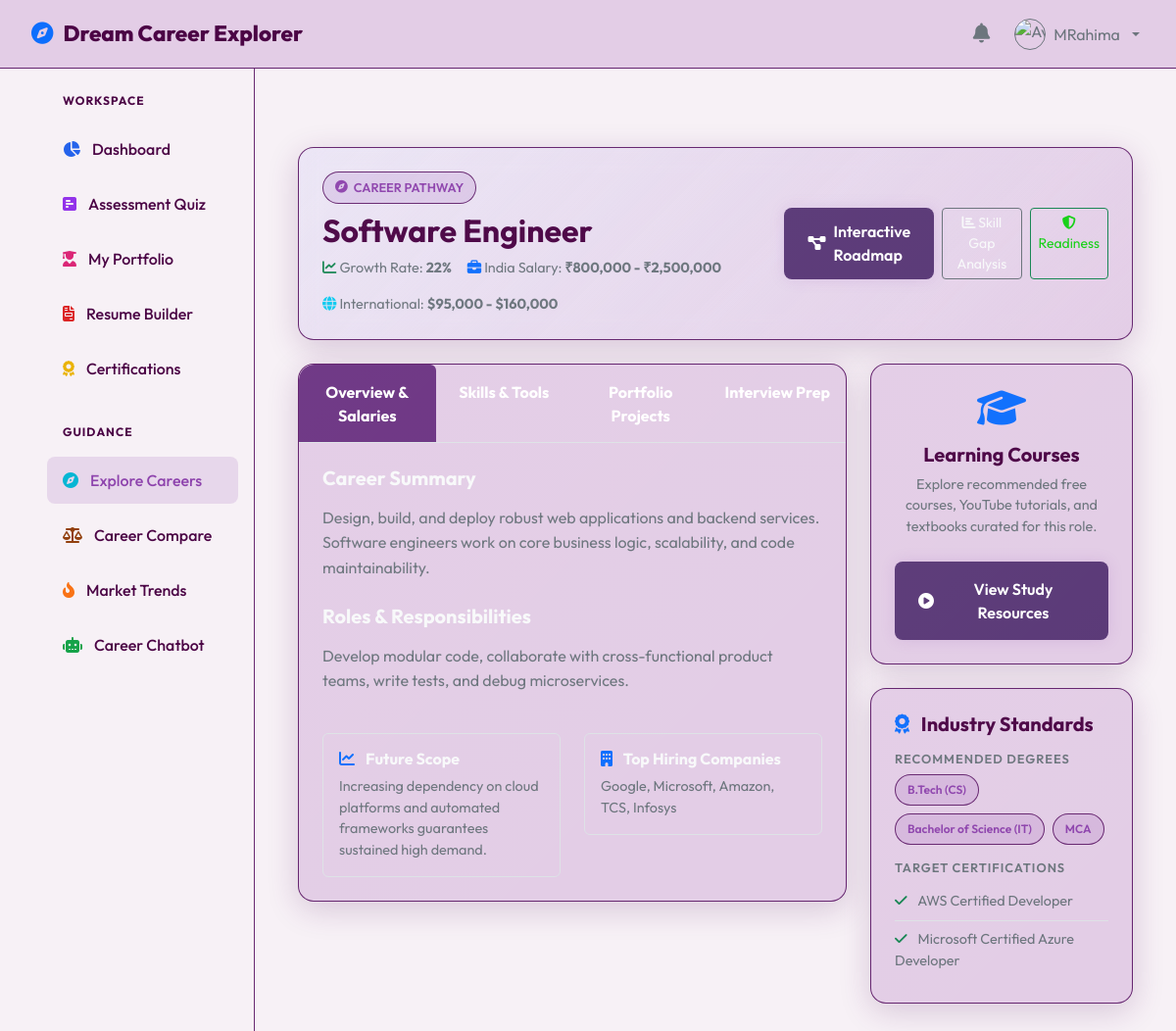
The app's page /careers/1 (signed in) with its own data.
### app/models.py (models this page shows, shortened)
class User(db.Model):
    __tablename__ = 'users'
    id = db.Column(db.Integer, primary_key=True)
    username = db.Column(db.String(50), unique=True, nullable=False)
    email = db.Column(db.String(100), unique=True, nullable=False)
    password_hash = db.Column(db.String(256), nullable=False)
    full_name = db.Column(db.String(100), nullable=False)
    role = db.Column(db.Enum('student', 'admin', name='user_roles'), default='student', nullable=False)
    profile_pic = db.Column(db.String(256), default='default.png')
    department = db.Column(db.String(100), nullable=True)
    qualification = db.Column(db.String(100), nullable=True)
    created_at = db.Column(db.DateTime, default=datetime.utcnow)
    portfolio = db.relationship('Portfolio', backref='user', uselist=False, cascade="all, delete-orphan")
    skills = db.relationship('StudentSkill', backref='user', cascade="all, delete-orphan")
    certificates = db.relationship('Certificate', backref='user', cascade="all, delete-orphan")
    projects = db.relationship('Project', backref='user', cascade="all, delete-orphan")
    quiz_results = db.relationship('QuizResult', backref='user', cascade="all, delete-orphan")
    progress = db.relationship('LearningProgress', backref='user', cascade="all, delete-orphan")
    notifications = db.relationship('Notification', backref='user', cascade="all, delete-orphan")

class Career(db.Model):
    __tablename__ = 'careers'
    id = db.Column(db.Integer, primary_key=True)
    title = db.Column(db.String(100), unique=True, nullable=False)
    overview = db.Column(db.Text, nullable=False)
    responsibilities = db.Column(db.Text, nullable=False)
    average_salary_in = db.Column(db.String(50), nullable=False)  # e.g. "₹8,000,000"
    average_salary_intl = db.Column(db.String(50), nullable=False)  # e.g. "$110,000"
    future_scope = db.Column(db.Text, nullable=False)
    growth_rate = db.Column(db.String(20), nullable=False)  # e.g. "22%"
    top_companies = db.Column(db.Text, nullable=False)  # Comma-separated (Google, Microsoft)
    required_certifications = db.Column(db.Text, nullable=True)
    required_degrees = db.Column(db.Text, nullable=True)
    portfolio_projects = db.Column(db.Text, nullable=True)  # JSON-string array of projects
    interview_tips = db.Column(db.Text, nullable=True)
    video_url = db.Column(db.String(256), nullable=True)
    success_story = db.Column(db.Text, nullable=True)
    skills_required = db.relationship('CareerSkill', backref='career', cascade="all, delete-orphan")
    courses = db.relationship('Course', backref='career', cascade="all, delete-orphan")
    roadmap_stages = db.relationship('Roadmap', backref='career', cascade="all, delete-orphan")
    def get_portfolio_projects(self):
        try:
            return json.loads(self.portfolio_projects) if self.portfolio_projects else []
        except:
            return []

### app/blueprints/main/routes.py (the view)
@main_bp.route('/careers/<int:career_id>')
def career_detail(career_id):
    career = db.session.get(Career, career_id)
    if not career:
        flash("Career profile not found.", "warning")
        return redirect(url_for('main.careers'))
    related = Career.query.filter(Career.id != career_id).limit(3).all()
    companies_list = [comp.strip() for comp in career.top_companies.split(',') if comp.strip()]
    certs_list = [cert.strip() for cert in (career.required_certifications or "").split(';') if cert.strip()]
    degrees_list = [deg.strip() for deg in (career.required_degrees or "").split(';') if deg.strip()]
    return render_template(
        'student/career_details.html',
        career=career,
        related=related,
        companies=companies_list,
        certifications=certs_list,
        degrees=degrees_list
    )

### app/templates/student/career_details.html (shortened to what this page needs)
{% extends "base.html" %}
{% block content %}
<div class="container py-4">
    <div class="row mb-4" data-aos="fade-down">
        <div class="col-12">
            <div class="glass-card" style="background: linear-gradient(135deg, rgba(99, 102, 241, 0.08) 0%, var(--bg-card) 100%);">
                <div class="d-flex flex-column flex-md-row justify-content-between align-items-md-center gap-3">
                    <div>
                        <span class="badge-custom badge-tech text-uppercase mb-2"><i class="fa-solid fa-compass"></i> Career Pathway</span>
                        <h2 class="fw-bold mb-1">{{ career.title }}</h2>
                        <div class="d-flex flex-wrap gap-3 mt-2 text-secondary" style="font-size: 0.9rem;">
                            <span><i class="fa-solid fa-chart-line text-success"></i> Growth Rate: <strong>{{ career.growth_rate }}</strong></span>
                            <span><i class="fa-solid fa-briefcase text-primary"></i> India Salary: <strong>{{ career.average_salary_in }}</strong></span>
                            <span><i class="fa-solid fa-globe text-info"></i> International: <strong>{{ career.average_salary_intl }}</strong></span>
                        </div>
                    </div>
                    <div class="d-flex gap-2">
                        <a href="{{ url_for('student.roadmap', career_id=career.id) }}" class="glow-btn btn-sm"><i class="fa-solid fa-diagram-project"></i> Interactive Roadmap</a>
                        <a href="{{ url_for('student.skill_gap', career_id=career.id) }}" class="btn btn-outline-secondary btn-sm text-light border-color"><i class="fa-solid fa-chart-bar"></i> Skill Gap Analysis</a>
                        <a href="{{ url_for('student.job_readiness', career_id=career.id) }}" class="btn btn-outline-success btn-sm border-color" style="color: var(--success);"><i class="fa-solid fa-shield-halved"></i> Readiness</a>
                    </div>
                </div>
            </div>
        </div>
    </div>
    <div class="row">
        <div class="col-lg-8" data-aos="fade-right">
            <div class="glass-card mb-4 p-0">
                <ul class="nav nav-tabs nav-justified border-color bg-transparent" id="careerTab" role="tablist" style="border-top-left-radius: 16px; border-top-right-radius: 16px; overflow: hidden;">
                    <li class="nav-item" role="presentation">
                        <button class="nav-link active py-3 border-0 text-light fw-bold" id="overview-tab" data-bs-toggle="tab" data-bs-target="#overview" type="button" role="tab">Overview & Salaries</button>
                    </li>
                    <li class="nav-item" role="presentation">
                        <button class="nav-link py-3 border-0 text-light fw-bold" id="skills-tab" data-bs-toggle="tab" data-bs-target="#skills" type="button" role="tab">Skills & Tools</button>
                    </li>
                    <li class="nav-item" role="presentation">
                        <button class="nav-link py-3 border-0 text-light fw-bold" id="projects-tab" data-bs-toggle="tab" data-bs-target="#projects" type="button" role="tab">Portfolio Projects</button>
                    </li>
                    <li class="nav-item" role="presentation">
                        <button class="nav-link py-3 border-0 text-light fw-bold" id="prep-tab" data-bs-toggle="tab" data-bs-target="#prep" type="button" role="tab">Interview Prep</button>
                    </li>
                </ul>
                <div class="tab-content p-4" id="careerTabContent">
                    <div class="tab-pane fade show active text-secondary" id="overview" role="tabpanel">
                        <h5 class="text-light fw-bold mb-3">Career Summary</h5>
                        <p style="line-height: 1.6;">{{ career.overview }}</p>
                        <h5 class="text-light fw-bold mt-4 mb-3">Roles & Responsibilities</h5>
                        <p style="line-height: 1.6;">{{ career.responsibilities }}</p>
                        <div class="row g-4 mt-2">
                            <div class="col-md-6">
                                <div class="p-3 rounded border border-color bg-transparent">
                                    <h6 class="fw-bold text-light mb-2"><i class="fa-solid fa-chart-line text-primary me-2"></i> Future Scope</h6>
                                    <p style="font-size: 0.9rem;" class="mb-0">{{ career.future_scope }}</p>
                                </div>
                            </div>
                            <div class="col-md-6">
                                <div class="p-3 rounded border border-color bg-transparent">
                                    <h6 class="fw-bold text-light mb-2"><i class="fa-solid fa-building text-primary me-2"></i> Top Hiring Companies</h6>
                                    <p style="font-size: 0.9rem;" class="mb-0">{{ career.top_companies }}</p>
                                </div>
                            </div>
                        </div>
                    </div>
                </div>
            </div>
        </div>
        <div class="col-lg-4" data-aos="fade-left" data-aos-delay="200">
            <div class="glass-card mb-4 text-center">
                <i class="fa-solid fa-graduation-cap fs-1 text-primary mb-3"></i>
                <h5 class="fw-bold mb-2">Learning Courses</h5>
                <p class="text-secondary" style="font-size: 0.9rem;">Explore recommended free courses, YouTube tutorials, and textbooks curated for this role.</p>
                <a href="{{ url_for('student.courses', career_id=career.id) }}" class="glow-btn btn-sm w-100 py-3 mt-2"><i class="fa-solid fa-circle-play"></i> View Study Resources</a>
            </div>
            <div class="glass-card mb-4">
                <h5 class="fw-bold mb-3"><i class="fa-solid fa-award text-primary me-2"></i> Industry Standards</h5>
                <h6 class="text-secondary fw-semibold mt-3" style="font-size: 0.8rem; letter-spacing: 1px;">RECOMMENDED DEGREES</h6>
                <div class="d-flex flex-wrap gap-2 mb-3">
                    {% for deg in degrees %}
                        <span class="badge-custom badge-tech" style="font-size: 0.75rem;">{{ deg }}</span>
                    {% else %}
                        <span class="badge-custom badge-tech" style="font-size: 0.75rem;">Bachelor of Technology (CS/IT/ECE)</span>
                    {% endfor %}
                </div>
                <h6 class="text-secondary fw-semibold" style="font-size: 0.8rem; letter-spacing: 1px;">TARGET CERTIFICATIONS</h6>
                <ul class="list-group list-group-flush bg-transparent">
                    {% for cert in certifications %}
                        <li class="list-group-item bg-transparent text-secondary border-color px-0 py-2" style="font-size: 0.9rem;">
                            <i class="fa-solid fa-check text-success me-2"></i> {{ cert }}
                        </li>
                    {% else %}
                        <li class="list-group-item bg-transparent text-secondary border-color px-0 py-2" style="font-size: 0.9rem;">
                            <i class="fa-solid fa-check text-success me-2"></i> Relevant Cloud/Domain Associate Credentials
                        </li>
                    {% endfor %}
                </ul>
            </div>
        </div>
    </div>
</div>
{% endblock %}

### app/templates/base.html (shortened to what this page needs)
<!DOCTYPE html>
<html lang="en" data-theme="dark">
<head>
    <link href="https://cdn.jsdelivr.net/npm/bootstrap@5.3.0/dist/css/bootstrap.min.css" rel="stylesheet">
    <link href="https://cdnjs.cloudflare.com/ajax/libs/font-awesome/6.4.0/css/all.min.css" rel="stylesheet">
    <link href="https://unpkg.com/aos@2.3.1/dist/aos.css" rel="stylesheet">
    <link rel="stylesheet" href="{{ url_for('static', filename='css/style.css') }}">
    <link rel="stylesheet" href="{{ url_for('static', filename='css/dashboard.css') }}">
    <link rel="stylesheet" href="{{ url_for('static', filename='css/landing.css') }}">
</head>
<body>
    <nav class="top-navbar">
        <a class="navbar-brand" href="{{ url_for('main.index') }}">
            <i class="fa-solid fa-compass text-primary"></i> Dream Career Explorer
        </a>
        <div class="d-flex align-items-center gap-3">
            {% if current_user %}
                {% if current_user.role == 'student' %}
                <a href="{{ url_for('student.notifications') }}" class="position-relative text-secondary p-1" title="Notifications">
                    <i class="fa-solid fa-bell fs-5"></i>
                </a>
                {% endif %}
                <div class="dropdown">
                    <button class="btn btn-link text-decoration-none dropdown-toggle text-secondary d-flex align-items-center gap-2 p-1" type="button" id="profileDropdown" data-bs-toggle="dropdown" aria-expanded="false">
                        <img src="{{ url_for('static', filename='uploads/' + current_user.profile_pic) }}" alt="Avatar" width="32" height="32" class="rounded-circle border border-secondary" onerror="this.src='https://cdn-icons-png.flaticon.com/512/3135/3135715.png';">
                        <span class="d-none d-md-inline">{{ current_user.full_name }}</span>
                    </button>
                </div>
            {% else %}
                <a href="{{ url_for('auth.login') }}" class="btn btn-outline-secondary btn-sm px-3">Login</a>
                <a href="{{ url_for('auth.register') }}" class="glow-btn btn-sm px-3 py-2 text-white">Get Started</a>
            {% endif %}
        </div>
    </nav>
    <div class="main-wrapper">
        {% if current_user %}
            <aside class="sidebar">
                <ul class="side-nav-list">
                    {% if current_user.role == 'student' %}
                        <span class="text-uppercase  fw-bold px-3 mb-2" style="font-size: 0.75rem; letter-spacing: 1px;">Workspace</span>
                        <li><a class="side-nav-link" href="{{ url_for('student.dashboard') }}"><i class="fa-solid fa-chart-pie icon-dashboard"></i> Dashboard</a></li>
                        <li><a class="side-nav-link" href="{{ url_for('student.assessment') }}"><i class="fa-solid fa-square-poll-horizontal icon-quiz"></i> Assessment Quiz</a></li>
                        <li><a class="side-nav-link" href="{{ url_for('student.portfolio') }}"><i class="fa-solid fa-user-graduate icon-portfolio"></i> My Portfolio</a></li>
                        <li><a class="side-nav-link" href="{{ url_for('student.resume') }}"><i class="fa-solid fa-file-invoice icon-resume"></i> Resume Builder</a></li>
                        <li><a class="side-nav-link" href="{{ url_for('student.certifications') }}"><i class="fa-solid fa-award icon-certifications"></i> Certifications</a></li>
                        <span class="text-uppercase  fw-bold px-3 mt-4 mb-2" style="font-size: 0.75rem; letter-spacing: 1px;">Guidance</span>
                        <li><a class="side-nav-link" href="{{ url_for('main.careers') }}"><i class="fa-solid fa-compass icon-explore"></i> Explore Careers</a></li>
                        <li><a class="side-nav-link" href="{{ url_for('main.comparison') }}"><i class="fa-solid fa-scale-balanced icon-compare"></i> Career Compare</a></li>
                        <li><a class="side-nav-link" href="{{ url_for('main.trends') }}"><i class="fa-solid fa-fire-flame-curved icon-trends"></i> Market Trends</a></li>
                        <li><a class="side-nav-link" href="{{ url_for('student.chatbot_ui') }}"><i class="fa-solid fa-robot icon-chatbot"></i> Career Chatbot</a></li>
                    {% endif %}
                </ul>
            </aside>
        {% endif %}
        <main class="content-body {% if not current_user %}w-100 m-0 p-0{% endif %}">
            {% block content %}{% endblock %}
        </main>
    </div>
</body>
</html>

### records on screen
User: full_name "MRahima"
Career: title "Software Engineer", growth_rate "22%", average_salary_in "₹800,000 - ₹2,500,000", average_salary_intl "$95,000 - $160,000", overview "Design, build, and deploy robust web applications and backend services. Software engineers work on core business logic, scalability, and code maintainability.", responsibilities "Develop modular code, collaborate with cross-functional product teams, write tests, and debug microservices.", future_scope "Increasing dependency on cloud platforms and automated frameworks guarantees sustained high demand.", top_companies "Google, Microsoft, Amazon, TCS, Infosys"

### other values on screen
{{ deg }} "B.Tech (CS)" "Bachelor of Science (IT)" "MCA"
{{ cert }} "AWS Certified Developer" "Microsoft Certified Azure Developer"
